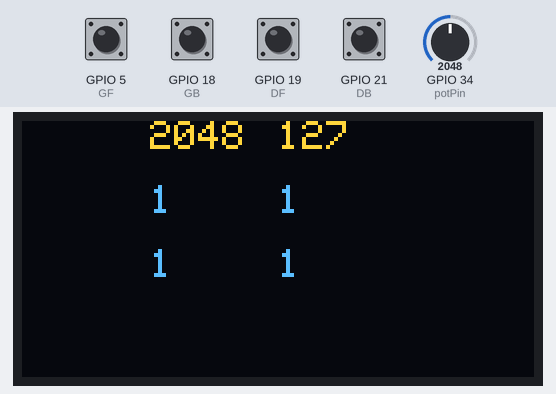
A sketch run on a simulated ESP32. Parts: 128×64 one-colour display. Inputs (shaded band) come from the test bench; at power-on: GPIO 5 (GF), GPIO 18 (GB), GPIO 19 (DF), GPIO 21 (DB) HIGH, GPIO 34 (potPin) = 2048. The OLED is the two-colour kind (top 16 rows yellow); what the sketch prints to the serial monitor is not drawn.

Above: at 1.2 s.
1.3 s: GPIO 34 (potPin) set to 2866
At 1.8 s:
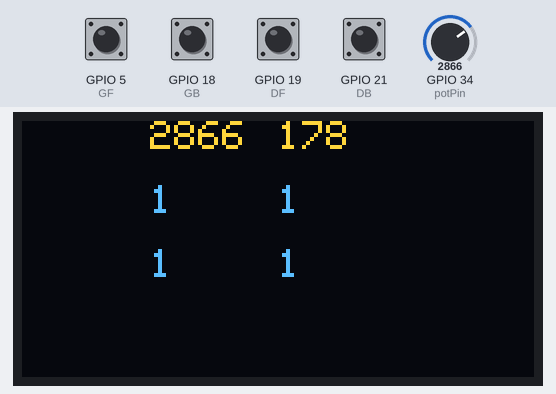
2.8 s: GPIO 5 (GF) pulled LOW for 0.15 s
At 2.9 s:
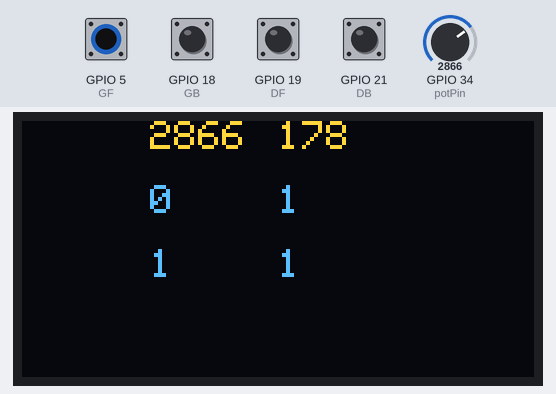
4.4 s: GPIO 18 (GB) pulled LOW for 0.15 s
At 4.51 s:
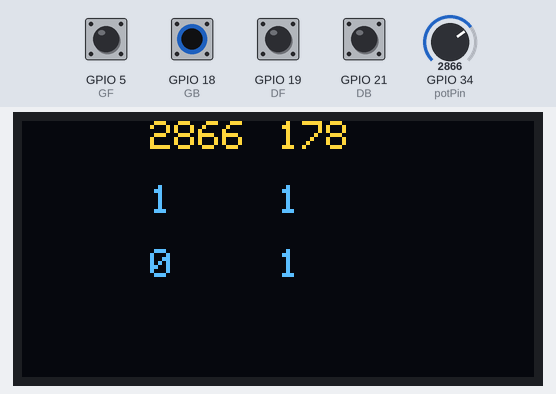
6.0 s: GPIO 19 (DF) pulled LOW for 0.15 s
At 6.12 s:
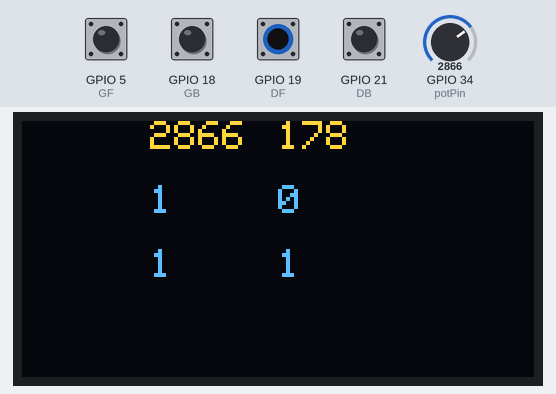
7.6 s: GPIO 21 (DB) pulled LOW for 0.15 s
At 7.71 s:
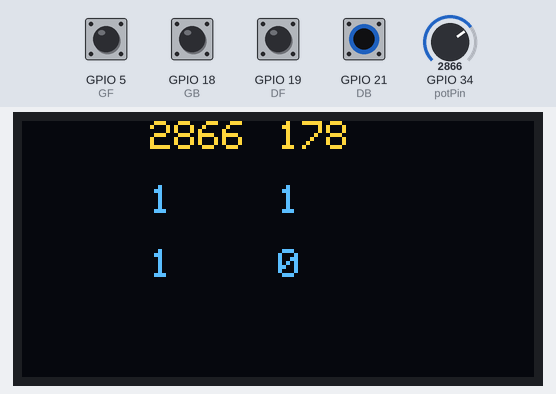
9.3 s: GPIO 34 (potPin) set to 3603
At 10.7 s:
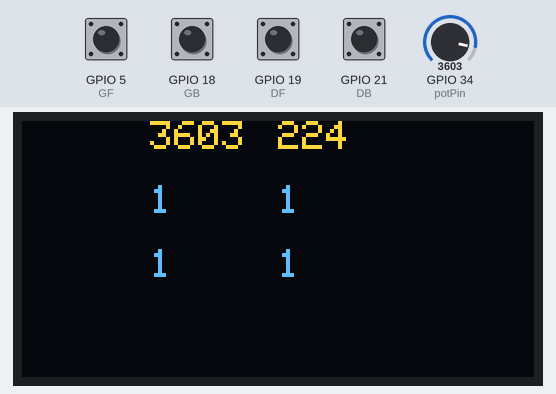
Timing chart, 0 to 11.8 s (numbered marks = the images above; inputs shaded):
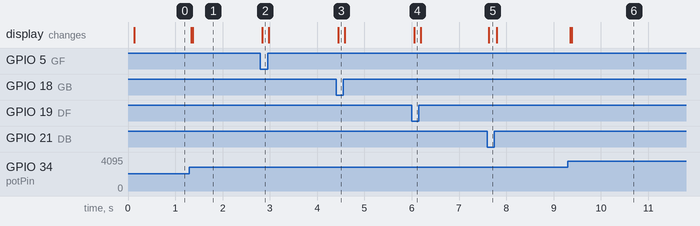

Measured:
- after the input at 1.3 s, the display: first changes at once (image 1 shows a later state)
- after the input at 2.8 s, the display: changes at once (image 2)
- after the input at 4.4 s, the display: changes after 0.05 s (image 3)
- after the input at 6.0 s, the display: changes after 0.05 s (image 4)
- after the input at 7.6 s, the display: changes at once (image 5)
- after the input at 9.3 s, the display: first changes after 0.05 s (image 6 shows a later state)

The sketch:

Tablette.ino
```cpp
// I2C https://randomnerdtutorials.com/esp32-i2c-communication-arduino-ide/
// WIFI-NOW https://randomnerdtutorials.com/esp-now-esp32-arduino-ide/
#include <Wire.h>
#include <esp_now.h>
#include <WiFi.h>
#include <Adafruit_GFX.h>
#include <Adafruit_SSD1306.h>

// REPLACE WITH YOUR RECEIVER MAC Address
uint8_t broadcastAddress[] = {0x24, 0x58, 0x7c, 0xda, 0x2d, 0x44};
//24:58:7c:da:2d:44
#define SCREEN_WIDTH 128 // OLED display width, in pixels
#define SCREEN_HEIGHT 64 // OLED display height, in pixels
Adafruit_SSD1306 display(SCREEN_WIDTH, SCREEN_HEIGHT, &Wire, -1);

#define I2C_SDA 17
#define I2C_SCL 16
const int potPin = 34;
int potValue = 100;
const int GF = 5;
const int GB = 18;
const int DF = 19;
const int DB = 21;
int buttonState_GF = digitalRead(GF);
int buttonState_GB = digitalRead(GB);
int buttonState_DF = digitalRead(DF);
int buttonState_DB = digitalRead(DB);

const int trigPinAM = 2;
const int echoPinAM= 4;
float ultra = 0;
#define SOUND_SPEED 0.034
long duration;
float distanceCm;

//ESP NOW
// Structure example to send data
// Must match the receiver structure
typedef struct struct_message {

  int a;
  int b;
  int c;
  int d;
  int v;

} struct_message;

// Create a struct_message called myData
struct_message myData;

esp_now_peer_info_t peerInfo;

// callback when data is sent
void OnDataSent(const uint8_t *mac_addr, esp_now_send_status_t status) {
  Serial.print("\r\nLast Packet Send Status:\t");
  Serial.println(status == ESP_NOW_SEND_SUCCESS ? "Delivery Success" : "Delivery Fail");
}


void setup() {
  Wire.begin(I2C_SDA, I2C_SCL);
  Serial.begin(115200);
  WiFi.mode(WIFI_STA);

  // Init ESP-NOW
  if (esp_now_init() != ESP_OK) {
    Serial.println("Error initializing ESP-NOW");
    return;
  }

  esp_now_register_send_cb(OnDataSent);

  // Register peer
  memcpy(peerInfo.peer_addr, broadcastAddress, 6);
  peerInfo.channel = 0;
  peerInfo.encrypt = false;

  // Add peer
  if (esp_now_add_peer(&peerInfo) != ESP_OK){
    Serial.println("Failed to add peer");
    return;
  }

  pinMode(potPin, INPUT); // config GPIO21 as input pin and enable the internal pull-up resistor
  pinMode(GF, INPUT_PULLUP); // config GPIO21 as input pin and enable the internal pull-up resistor
  pinMode(GB, INPUT_PULLUP); // config GPIO21 as input pin and enable the internal pull-up resistor
  pinMode(DF, INPUT_PULLUP); // config GPIO21 as input pin and enable the internal pull-up resistor
  pinMode(DB, INPUT_PULLUP); // config GPIO21 as input pin and enable the internal pull-up resistor

  delay(10);


  if(!display.begin(SSD1306_SWITCHCAPVCC, 0x3C)) { // Address 0x3D for 128x64
    Serial.println(F("SSD1306 allocation failed"));
    for(;;);
  }
  delay(10);
  display.clearDisplay();
  display.setTextSize(1);
  display.setTextColor(WHITE);
  display.setCursor(0, 10);
  // Display static text
  display.println("Hello, world!");
  display.display();


}

void loop() {

  // Reading potentiometer value
  potValue = analogRead(potPin);
  Serial.println(potValue);

  buttonState_GF = digitalRead(GF);
  buttonState_GB = digitalRead(GB);
  buttonState_DF = digitalRead(DF);
  buttonState_DB = digitalRead(DB);


  display.clearDisplay();
  display.setTextSize(1);
  display.setTextColor(WHITE);
  display.setCursor(32, 0);
  // Display static text
  display.println(potValue);

  display.setCursor(64, 0);
  display.println(myData.v);

  display.setCursor(32, 16);
  display.println(buttonState_GF);
  display.setCursor(32, 32);
  display.println(buttonState_GB);

  display.setCursor(64, 16);
  display.println(buttonState_DF);
  display.setCursor(64, 32);
  display.println(buttonState_DB);


  display.display();

  // Set values to send
  myData.a = buttonState_GF;
  myData.b = buttonState_GB;
  myData.c = buttonState_DF;
  myData.d = buttonState_DB;
  myData.v = map(potValue, 0, 4095, 0, 255);

  // Send message via ESP-NOW
  esp_err_t result = esp_now_send(broadcastAddress, (uint8_t *) &myData, sizeof(myData));

  if (result == ESP_OK) {
    Serial.println("Sent with success");
  }
  else {
    Serial.println("Error sending the data");
  }
  delay(2);

}
```
